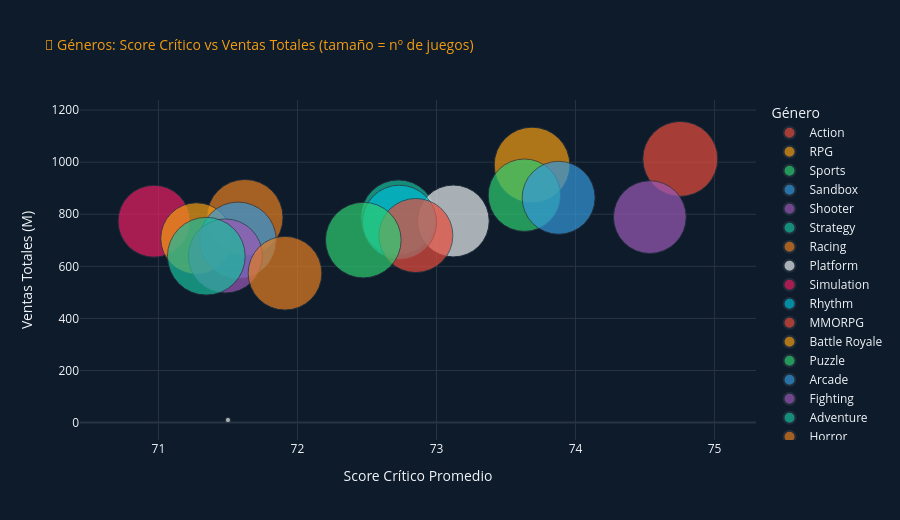

This figure's notebook cell:
### Markdown cell above
## 🎯 Sección 4.— Análisis por Género

### Code cell
# Ventas y score por género (Bubble chart interactivo) 
genre_stats = df.groupby(COL['genero']).agg(
    ventas_total   = (COL['ventas_total'],  'sum'),
    n_juegos       = (COL['id'],            'count'),
    score_promedio = (COL['score_critico'], 'mean'),
).reset_index().sort_values('ventas_total', ascending=False)

fig = px.scatter(
    genre_stats,
    x='score_promedio', y='ventas_total',
    size='n_juegos', color=COL['genero'],
    hover_name=COL['genero'],
    color_discrete_sequence=PALETTE_MAIN,
    size_max=55,
    template='plotly_dark',
    title='🎯 Géneros: Score Crítico vs Ventas Totales (tamaño = nº de juegos)',
    labels={
        'score_promedio': 'Score Crítico Promedio',
        'ventas_total':   'Ventas Totales (M)',
        COL['genero']:    'Género',
    }
)
fig.update_layout(
    paper_bgcolor='#0D1B2A', plot_bgcolor='#0D1B2A',
    title_font_color=GOLD, title_font_size=14, height=520,
)
fig.show()

### Figure 1 — Plotly figure (JSON) as saved in the notebook; plotly's stock layout.template omitted (floating-point values rounded to 4 significant figures)
{"data": [{"hovertemplate": "<b>%{hovertext}</b><br><br>Género=Action<br>Score Crítico Promedio=%{x}<br>Ventas Totales (M)=%{y}<br>n_juegos=%{marker.size}<extra></extra>", "hovertext": ["Action"], "legendgroup": "Action", "marker": {"color": "#E74C3C", "size": [210], "sizemode": "area", "sizeref": 0.07471, "symbol": "circle"}, "mode": "markers", "name": "Action", "orientation": "v", "showlegend": true, "type": "scatter", "x": [74.75], "xaxis": "x", "y": [1012.0], "yaxis": "y"}, {"hovertemplate": "<b>%{hovertext}</b><br><br>Género=RPG<br>Score Crítico Promedio=%{x}<br>Ventas Totales (M)=%{y}<br>n_juegos=%{marker.size}<extra></extra>", "hovertext": ["RPG"], "legendgroup": "RPG", "marker": {"color": "#F39C12", "size": [214], "sizemode": "area", "sizeref": 0.07471, "symbol": "circle"}, "mode": "markers", "name": "RPG", "orientation": "v", "showlegend": true, "type": "scatter", "x": [73.69], "xaxis": "x", "y": [989.1], "yaxis": "y"}, {"hovertemplate": "<b>%{hovertext}</b><br><br>Género=Sports<br>Score Crítico Promedio=%{x}<br>Ventas Totales (M)=%{y}<br>n_juegos=%{marker.size}<extra></extra>", "hovertext": ["Sports"], "legendgroup": "Sports", "marker": {"color": "#2ECC71", "size": [196], "sizemode": "area", "sizeref": 0.07471, "symbol": "circle"}, "mode": "markers", "name": "Sports", "orientation": "v", "showlegend": true, "type": "scatter", "x": [73.63], "xaxis": "x", "y": [873.2], "yaxis": "y"}, {"hovertemplate": "<b>%{hovertext}</b><br><br>Género=Sandbox<br>Score Crítico Promedio=%{x}<br>Ventas Totales (M)=%{y}<br>n_juegos=%{marker.size}<extra></extra>", "hovertext": ["Sandbox"], "legendgroup": "Sandbox", "marker": {"color": "#3498DB", "size": [199], "sizemode": "area", "sizeref": 0.07471, "symbol": "circle"}, "mode": "markers", "name": "Sandbox", "orientation": "v", "showlegend": true, "type": "scatter", "x": [73.88], "xaxis": "x", "y": [863.2], "yaxis": "y"}, {"hovertemplate": "<b>%{hovertext}</b><br><br>Género=Shooter<br>Score Crítico Promedio=%{x}<br>Ventas Totales (M)=%{y}<br>n_juegos=%{marker.size}<extra></extra>", "hovertext": ["Shooter"], "legendgroup": "Shooter", "marker": {"color": "#9B59B6", "size": [198], "sizemode": "area", "sizeref": 0.07471, "symbol": "circle"}, "mode": "markers", "name": "Shooter", "orientation": "v", "showlegend": true, "type": "scatter", "x": [74.53], "xaxis": "x", "y": [789.1], "yaxis": "y"}, {"hovertemplate": "<b>%{hovertext}</b><br><br>Género=Strategy<br>Score Crítico Promedio=%{x}<br>Ventas Totales (M)=%{y}<br>n_juegos=%{marker.size}<extra></extra>", "hovertext": ["Strategy"], "legendgroup": "Strategy", "marker": {"color": "#1ABC9C", "size": [210], "sizemode": "area", "sizeref": 0.07471, "symbol": "circle"}, "mode": "markers", "name": "Strategy", "orientation": "v", "showlegend": true, "type": "scatter", "x": [72.73], "xaxis": "x", "y": [788.0], "yaxis": "y"}, {"hovertemplate": "<b>%{hovertext}</b><br><br>Género=Racing<br>Score Crítico Promedio=%{x}<br>Ventas Totales (M)=%{y}<br>n_juegos=%{marker.size}<extra></extra>", "hovertext": ["Racing"], "legendgroup": "Racing", "marker": {"color": "#E67E22", "size": [217], "sizemode": "area", "sizeref": 0.07471, "symbol": "circle"}, "mode": "markers", "name": "Racing", "orientation": "v", "showlegend": true, "type": "scatter", "x": [71.62], "xaxis": "x", "y": [787.3], "yaxis": "y"}, {"hovertemplate": "<b>%{hovertext}</b><br><br>Género=Platform<br>Score Crítico Promedio=%{x}<br>Ventas Totales (M)=%{y}<br>n_juegos=%{marker.size}<extra></extra>", "hovertext": ["Platform"], "legendgroup": "Platform", "marker": {"color": "#ECF0F1", "size": [193], "sizemode": "area", "sizeref": 0.07471, "symbol": "circle"}, "mode": "markers", "name": "Platform", "orientation": "v", "showlegend": true, "type": "scatter", "x": [73.12], "xaxis": "x", "y": [774.1], "yaxis": "y"}, {"hovertemplate": "<b>%{hovertext}</b><br><br>Género=Simulation<br>Score Crítico Promedio=%{x}<br>Ventas Totales (M)=%{y}<br>n_juegos=%{marker.size}<extra></extra>", "hovertext": ["Simulation"], "legendgroup": "Simulation", "marker": {"color": "#E91E63", "size": [193], "sizemode": "area", "sizeref": 0.07471, "symbol": "circle"}, "mode": "markers", "name": "Simulation", "orientation": "v", "showlegend": true, "type": "scatter", "x": [70.97], "xaxis": "x", "y": [773.2], "yaxis": "y"}, {"hovertemplate": "<b>%{hovertext}</b><br><br>Género=Rhythm<br>Score Crítico Promedio=%{x}<br>Ventas Totales (M)=%{y}<br>n_juegos=%{marker.size}<extra></extra>", "hovertext": ["Rhythm"], "legendgroup": "Rhythm", "marker": {"color": "#00BCD4", "size": [206], "sizemode": "area", "sizeref": 0.07471, "symbol": "circle"}, "mode": "markers", "name": "Rhythm", "orientation": "v", "showlegend": true, "type": "scatter", "x": [72.73], "xaxis": "x", "y": [769.0], "yaxis": "y"}, {"hovertemplate": "<b>%{hovertext}</b><br><br>Género=MMORPG<br>Score Crítico Promedio=%{x}<br>Ventas Totales (M)=%{y}<br>n_juegos=%{marker.size}<extra></extra>", "hovertext": ["MMORPG"], "legendgroup": "MMORPG", "marker": {"color": "#E74C3C", "size": [205], "sizemode": "area", "sizeref": 0.07471, "symbol": "circle"}, "mode": "markers", "name": "MMORPG", "orientation": "v", "showlegend": true, "type": "scatter", "x": [72.85], "xaxis": "x", "y": [718.3], "yaxis": "y"}, {"hovertemplate": "<b>%{hovertext}</b><br><br>Género=Battle Royale<br>Score Crítico Promedio=%{x}<br>Ventas Totales (M)=%{y}<br>n_juegos=%{marker.size}<extra></extra>", "hovertext": ["Battle Royale"], "legendgroup": "Battle Royale", "marker": {"color": "#F39C12", "size": [191], "sizemode": "area", "sizeref": 0.07471, "symbol": "circle"}, "mode": "markers", "name": "Battle Royale", "orientation": "v", "showlegend": true, "type": "scatter", "x": [71.27], "xaxis": "x", "y": [707.0], "yaxis": "y"}, {"hovertemplate": "<b>%{hovertext}</b><br><br>Género=Puzzle<br>Score Crítico Promedio=%{x}<br>Ventas Totales (M)=%{y}<br>n_juegos=%{marker.size}<extra></extra>", "hovertext": ["Puzzle"], "legendgroup": "Puzzle", "marker": {"color": "#2ECC71", "size": [214], "sizemode": "area", "sizeref": 0.07471, "symbol": "circle"}, "mode": "markers", "name": "Puzzle", "orientation": "v", "showlegend": true, "type": "scatter", "x": [72.47], "xaxis": "x", "y": [700.8], "yaxis": "y"}, {"hovertemplate": "<b>%{hovertext}</b><br><br>Género=Arcade<br>Score Crítico Promedio=%{x}<br>Ventas Totales (M)=%{y}<br>n_juegos=%{marker.size}<extra></extra>", "hovertext": ["Arcade"], "legendgroup": "Arcade", "marker": {"color": "#3498DB", "size": [219], "sizemode": "area", "sizeref": 0.07471, "symbol": "circle"}, "mode": "markers", "name": "Arcade", "orientation": "v", "showlegend": true, "type": "scatter", "x": [71.57], "xaxis": "x", "y": [699.8], "yaxis": "y"}, {"hovertemplate": "<b>%{hovertext}</b><br><br>Género=Fighting<br>Score Crítico Promedio=%{x}<br>Ventas Totales (M)=%{y}<br>n_juegos=%{marker.size}<extra></extra>", "hovertext": ["Fighting"], "legendgroup": "Fighting", "marker": {"color": "#9B59B6", "size": [205], "sizemode": "area", "sizeref": 0.07471, "symbol": "circle"}, "mode": "markers", "name": "Fighting", "orientation": "v", "showlegend": true, "type": "scatter", "x": [71.48], "xaxis": "x", "y": [639.8], "yaxis": "y"}, {"hovertemplate": "<b>%{hovertext}</b><br><br>Género=Adventure<br>Score Crítico Promedio=%{x}<br>Ventas Totales (M)=%{y}<br>n_juegos=%{marker.size}<extra></extra>", "hovertext": ["Adventure"], "legendgroup": "Adventure", "marker": {"color": "#1ABC9C", "size": [226], "sizemode": "area", "sizeref": 0.07471, "symbol": "circle"}, "mode": "markers", "name": "Adventure", "orientation": "v", "showlegend": true, "type": "scatter", "x": [71.34], "xaxis": "x", "y": [638.9], "yaxis": "y"}, {"hovertemplate": "<b>%{hovertext}</b><br><br>Género=Horror<br>Score Crítico Promedio=%{x}<br>Ventas Totales (M)=%{y}<br>n_juegos=%{marker.size}<extra></extra>", "hovertext": ["Horror"], "legendgroup": "Horror", "marker": {"color": "#E67E22", "size": [203], "sizemode": "area", "sizeref": 0.07471, "symbol": "circle"}, "mode": "markers", "name": "Horror", "orientation": "v", "showlegend": true, "type": "scatter", "x": [71.91], "xaxis": "x", "y": [573.5], "yaxis": "y"}, {"hovertemplate": "<b>%{hovertext}</b><br><br>Género=Stealth<br>Score Crítico Promedio=%{x}<br>Ventas Totales (M)=%{y}<br>n_juegos=%{marker.size}<extra></extra>", "hovertext": ["Stealth"], "legendgroup": "Stealth", "marker": {"color": "#ECF0F1", "size": [1], "sizemode": "area", "sizeref": 0.07471, "symbol": "circle"}, "mode": "markers", "name": "Stealth", "orientation": "v", "showlegend": true, "type": "scatter", "x": [71.5], "xaxis": "x", "y": [9.95], "yaxis": "y"}], "layout": {"height": 520, "legend": {"itemsizing": "constant", "title": {"text": "Género"}, "tracegroupgap": 0}, "paper_bgcolor": "#0D1B2A", "plot_bgcolor": "#0D1B2A", "title": {"font": {"color": "#F39C12", "size": 14}, "text": "🎯 Géneros: Score Crítico vs Ventas Totales (tamaño = nº de juegos)"}, "xaxis": {"anchor": "y", "domain": [0, 1], "title": {"text": "Score Crítico Promedio"}}, "yaxis": {"anchor": "x", "domain": [0, 1], "title": {"text": "Ventas Totales (M)"}}}}
